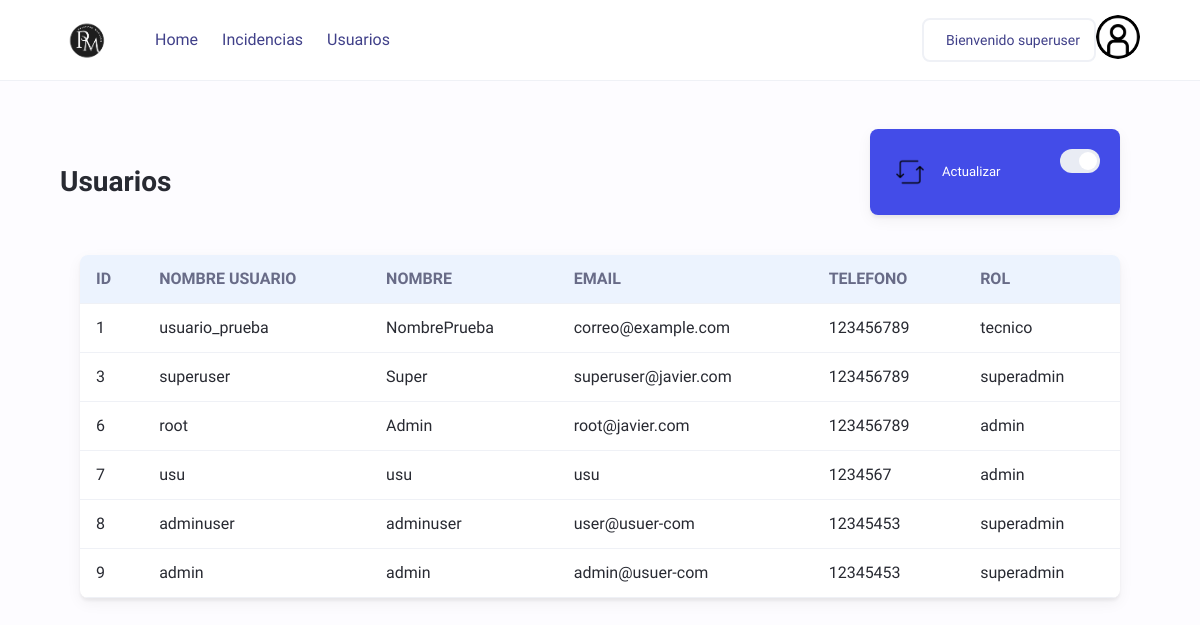
The page /web_proyecto/php/admin/Usuarios.php (signed in) on the database its author committed.
### tables this page shows
CREATE TABLE `Usuarios` (
  `id_usuario` Int NOT NULL AUTO_INCREMENT,
  `nombre_usuario` varchar(100) NOT NULL,
  `nombre` varchar(100) NOT NULL,
  `apellido` varchar(100) NOT NULL,
  `email` varchar(100) DEFAULT NULL,
  `telefono` varchar(20) DEFAULT NULL,
  `password` varchar(100) NOT NULL,
  `id_rol` Int NOT NULL DEFAULT 3,
  `ultimo_InicioSesion` datetime DEFAULT current_timestamp(),
  PRIMARY KEY (`id_usuario`),
  UNIQUE KEY `nombre_usuario` (`nombre_usuario`),
  KEY `id_rol` (`id_rol`),
  CONSTRAINT `Usuarios_ibfk_1` FOREIGN KEY (`id_rol`) REFERENCES `Roles` (`id_rol`)
);

CREATE TABLE `Roles` (
  `id_rol` Int NOT NULL AUTO_INCREMENT,
  `nombre` varchar(50) NOT NULL,
  PRIMARY KEY (`id_rol`),
  UNIQUE KEY `nombre` (`nombre`)
);

### web_proyecto/php/admin/Usuarios.php (the view, shortened to what this page needs)
<!DOCTYPE html>
<html lang="es">
<head>
    <link rel="stylesheet" href="styles.css">
</head>
<body>
    <header class="header">
        <div class="header-content responsive-wrapper">
            <div class="header-logo">
                <a href="#">
                    <div>
                        <img src="../img/Logo.png" class="logo-img" />
                    </div>
                </a>
            </div>
            <div class="header-navigation">
                <nav class="header-navigation-links">
                    <a href="index.php"> Home </a>
                    <a href="IncidenciasAbiertas.php"> Incidencias </a>
                    <?php
                    if ($_SESSION['idRol'] != 3) {
                        echo '<a href="Usuarios.php"> Usuarios </a>';
                    }
                    ?>
                </nav>
                <div class="header-navigation-actions">
                    <a class="button">
                        <p>Bienvenido <?php echo $_SESSION['nombreUsuario'] ?></p>
                    </a>
                    <div class="dropdown">
                        <a href="#" class="avatar">
                            <img src="../img/IconoInicioSesion.png" alt="" />
                        </a>
                    </div>
                </div>
            </div>
        </div>
    </header>
    <main class="main">
        <div class="responsive-wrapper">
            <div class="main-header">
                <h1>Usuarios</h1>
                <article class="card derecha">
                    <div class="card-header">
                        <div>
                            <span><img src="../img/actualizar.png" /></span>
                            <h3>Actualizar</h3>
                        </div>
                        <label class="toggle">
                            <span></span>
                        </label>
                    </div>
                </article>
            </div>
            <div class="container">
                <table>
                    <thead>
                        <tr>
                            <th>ID</th>
                            <th>Nombre Usuario</th>
                            <th>Nombre</th>
                            <th>Email</th>
                            <th>Telefono</th>
                            <th>Rol</th>
                        </tr>
                    </thead>
                    <tbody>
                        <?php
                        require_once ('../config/config_bd.php');
                        $consultaUsuarios = "SELECT Usuarios.id_usuario, Usuarios.nombre_usuario ,Usuarios.nombre AS nomusu, Usuarios.email, Usuarios.telefono , Roles.nombre
                                    FROM Usuarios
                                    JOIN Roles
                                        on Usuarios.id_rol = Roles.id_rol;";
                        $resultadoUsuarios = $conn->query($consultaUsuarios);
                        if ($resultadoUsuarios->num_rows > 0) {
                            while ($fila = $resultadoUsuarios->fetch_assoc()) {
                                echo "<tr>";
                                echo "<td>" . $fila["id_usuario"] . "</td>";
                                echo "<td>" . $fila["nombre_usuario"] . "</td>";
                                echo "<td>" . $fila["nomusu"] . "</td>";
                                echo "<td>" . $fila["email"] . "</td>";
                                echo "<td>" . $fila["telefono"] . "</td>";
                                echo "<td>" . $fila["nombre"] . "</td>";
                                echo "</tr>";
                            }
                            echo "</tbody>";
                            echo "</table>";
                        } else {
                            echo "<p>No se encontraron usuarios.</p>";
                        }
                        ?>
            </div>
        </div>
    </main>
</body>
</html>

### web_proyecto/php/admin/styles.css (style rules this page uses)
:root { --c-text-primary: #282a32; --c-text-secondary: #686b87; --c-text-action: #404089; --c-accent-primary: #434ce8; --c-border-primary: #eff1f6; --c-background-primary: #ffffff; --c-background-secondary: #fdfcff; --c-background-tertiary: #ecf3fe; --c-background-quaternary: #e9ecf4; }
body { line-height: 1.5; min-height: 100vh; font-family: "Be Vietnam Pro", sans-serif; background-color: var(--c-background-secondary); color: var(--c-text-primary); }
img { display: block; max-width: 100%; }
.responsive-wrapper { width: 90%; max-width: 1280px; margin-left: auto; margin-right: auto; }
.header { display: flex; align-items: center; height: 80px; border-bottom: 1px solid var(--c-border-primary); background-color: var(--c-background-primary); }
.avatar { display: inline-flex; align-items: center; justify-content: center; width: 44px; height: 44px; border-radius: 50%; overflow: hidden; }
.main { padding-top: 3rem; }
.card { background-color: var(--c-background-primary); box-shadow: 0 3px 3px 0 rgba(#000, 0.05), 0 5px 15px 0 rgba(#000, 0.05); border-radius: 8px; overflow: hidden; display: flex; flex-direction: column; }
body { font-family: "Be Vietnam Pro", sans-serif; color: var(--c-text-primary); background-color: var(--c-background-secondary); margin: 0; padding: 0; }
.container { max-width: 100%; margin: 0 auto; padding: 20px; }
table { width: 100%; border-collapse: collapse; border-radius: 8px; overflow: hidden; box-shadow: 0 3px 3px 0 rgba(0, 0, 0, 0.05), 0 5px 15px 0 rgba(0, 0, 0, 0.05); background-color: var(--c-background-primary); }
th, td { padding: 12px 16px; text-align: left; border-bottom: 1px solid var(--c-border-primary); }
th { background-color: var(--c-background-tertiary); color: var(--c-text-secondary); font-weight: 600; text-transform: uppercase; }
.logo-img { width: 55px; height: auto; }
.dropdown { position: relative; display: inline-block; }
label { display: block; margin-bottom: 5px; }
.card { background-color: var(--c-background-primary); border-radius: 8px; box-shadow: 0 3px 3px 0 rgba(0, 0, 0, 0.05), 0 5px 15px 0 rgba(0, 0, 0, 0.05); overflow: hidden; }

### rows shown on the page
usuarios: id_usuario "1", nombre_usuario "usuario_prueba", nombre "NombrePrueba", email "correo@example.com", telefono "123456789", id_rol.nombre "tecnico"
usuarios: id_usuario "3", nombre_usuario "superuser", nombre "Super", email "superuser@javier.com", telefono "123456789", id_rol.nombre "superadmin"
usuarios: id_usuario "6", nombre_usuario "root", nombre "Admin", email "root@javier.com", telefono "123456789", id_rol.nombre "admin"
usuarios: id_usuario "7", nombre_usuario "usu", nombre "usu", email "usu", telefono "1234567", id_rol.nombre "admin"
usuarios: id_usuario "8", nombre_usuario "adminuser", nombre "adminuser", email "user@usuer-com", telefono "12345453", id_rol.nombre "superadmin"
usuarios: id_usuario "9", nombre_usuario "admin", nombre "admin", email "admin@usuer-com", telefono "12345453", id_rol.nombre "superadmin"

### other values the page prints
$_SESSION['nombreUsuario'] "superuser"
